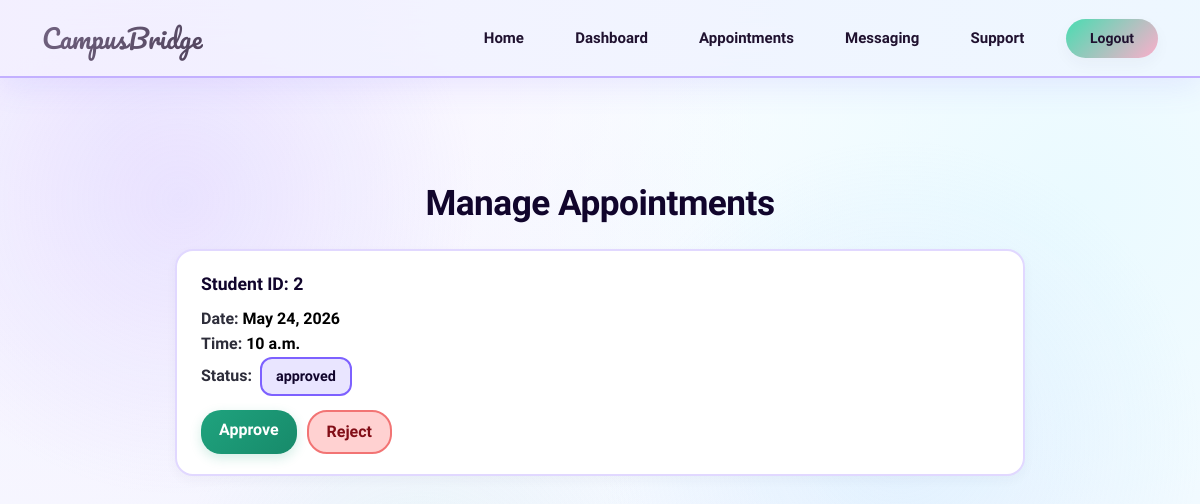
Before: /appointments/manage/ (signed in) with the older database file.
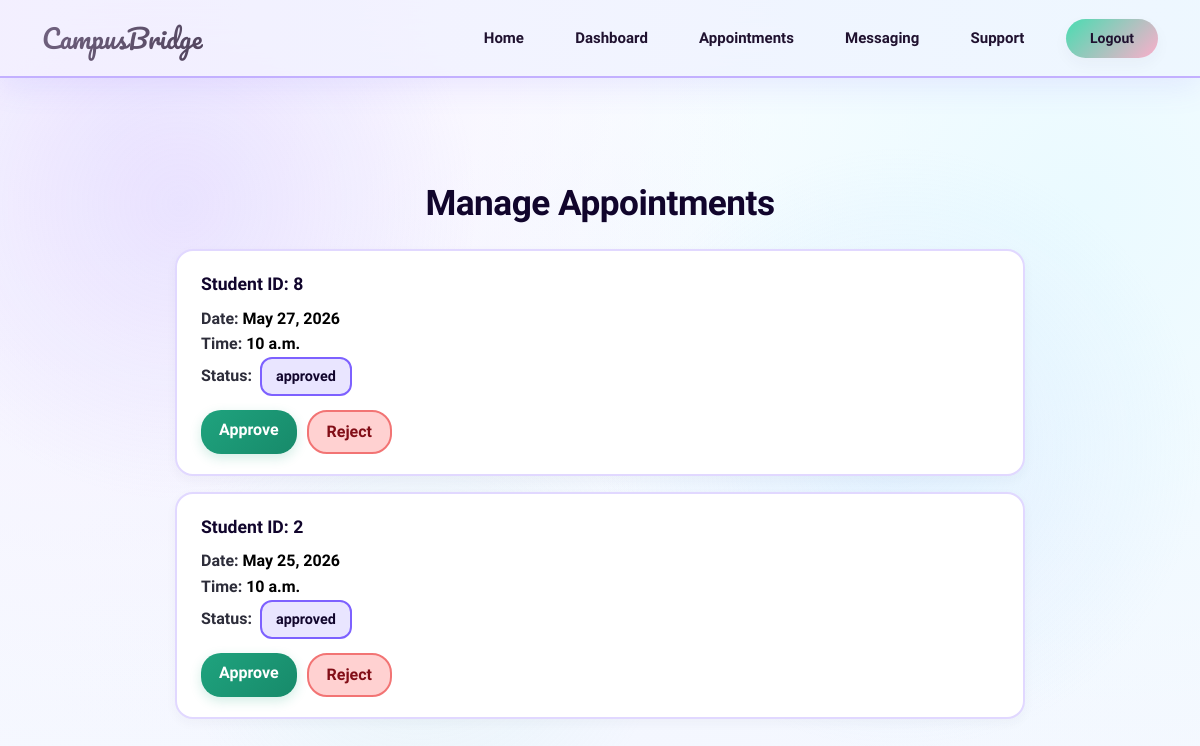
After: the same page with the newer database file.
### appointments/models.py (models this page shows, shortened)
class Appointment(models.Model):
    STATUS_CHOICE=[('pending','Pending'),
                   ('rejected','Rejected'),
                   ('approved','Approved')]
    anonymous_profile=models.ForeignKey(AnonymousProfile,on_delete=models.CASCADE)
    counselor = models.ForeignKey(User, on_delete=models.CASCADE)
    slot=models.ForeignKey(CounselorAvailability,on_delete=models.CASCADE)
    status=models.CharField(max_length=20,choices=STATUS_CHOICE,default='pending')
    created_at=models.DateTimeField(auto_now_add=True)
    class Meta:
        ordering = ['-created_at']

class CounselorAvailability(models.Model):
    counselor=models.ForeignKey(User,on_delete=models.CASCADE)
    date=models.DateField()
    time_slot=models.TimeField()
    is_booked=models.BooleanField(default=False)
    class Meta:
        ordering = ['date', 'time_slot']

### support/models.py (models this page shows, shortened)
class AnonymousProfile(models.Model):
    user=models.OneToOneField(User,on_delete=models.CASCADE)
    anon_id=models.CharField(max_length=20,unique=True,blank=True)

### appointments/views.py (the view)
# urls.py: path('manage/', manage_appointments, name='manage_appointments'),
@login_required
def manage_appointments(request):
    appointments = Appointment.objects.filter(
        counselor=request.user
    ).select_related('anonymous_profile', 'slot', 'slot__counselor')
    return render(request, "appointments/manage.html", {
        "appointments": appointments
    })

### templates/appointments/manage.html (shortened to what this page needs)
{% extends 'base.html' %}
{% block content %}
<div class="manage-wrapper mt-4">
    <h2 class="page-title">
        Manage Appointments
    </h2>
    {% for a in appointments %}
    <div class="app-card">
        <div class="app-title">
            Student ID: {{ a.anonymous_profile.id }}
        </div>
        <div class="app-meta">
            Date: <b>{{ a.slot.date }}</b><br>
            Time: <b>{{ a.slot.time_slot }}</b><br>
            Status:
            <span class="status-badge">
                {{ a.status }}
            </span>
        </div>
        <div class="action-row">
            <a href="{% url 'update_appointment' a.id 'approved' %}"
               class="btn-approve">
                Approve
            </a>
            <a href="{% url 'update_appointment' a.id 'rejected' %}"
               class="btn-reject"
               onclick="return confirm('This will permanently delete the appointment. Continue?');">
                Reject
            </a>
        </div>
    </div>
    {% empty %}
        <p class="text-center py-4 empty-text">No appointments found.</p>
    {% endfor %}
</div>
{% endblock %}

Changed rows visible on the page:
removed Appointment: anonymous_profile.id "2", slot "May 24, 2026", slot.time_slot "10 a.m.", status "approved"
added Appointment: anonymous_profile.id "8", slot "May 27, 2026", slot.time_slot "10 a.m.", status "approved"
added Appointment: anonymous_profile.id "2", slot "May 25, 2026", slot.time_slot "10 a.m.", status "approved"
